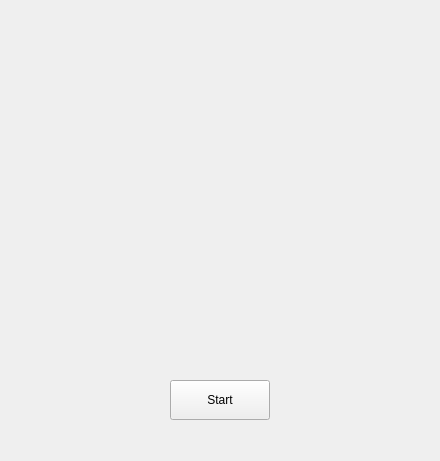
<?xml version="1.0" encoding="UTF-8"?>
<ui version="4.0">
 <class>Form</class>
 <widget class="QWidget" name="Form">
  <property name="geometry">
   <rect>
    <x>0</x>
    <y>0</y>
    <width>440</width>
    <height>461</height>
   </rect>
  </property>
  <property name="windowTitle">
   <string>Form</string>
  </property>
  <widget class="QPushButton" name="pushButton">
   <property name="geometry">
    <rect>
     <x>170</x>
     <y>380</y>
     <width>100</width>
     <height>40</height>
    </rect>
   </property>
   <property name="text">
    <string>Start</string>
   </property>
  </widget>
  <widget class="QLabel" name="label">
   <property name="geometry">
    <rect>
     <x>40</x>
     <y>40</y>
     <width>360</width>
     <height>240</height>
    </rect>
   </property>
   <property name="text">
    <string/>
   </property>
  </widget>
 </widget>
 <resources/>
 <connections/>
</ui>
